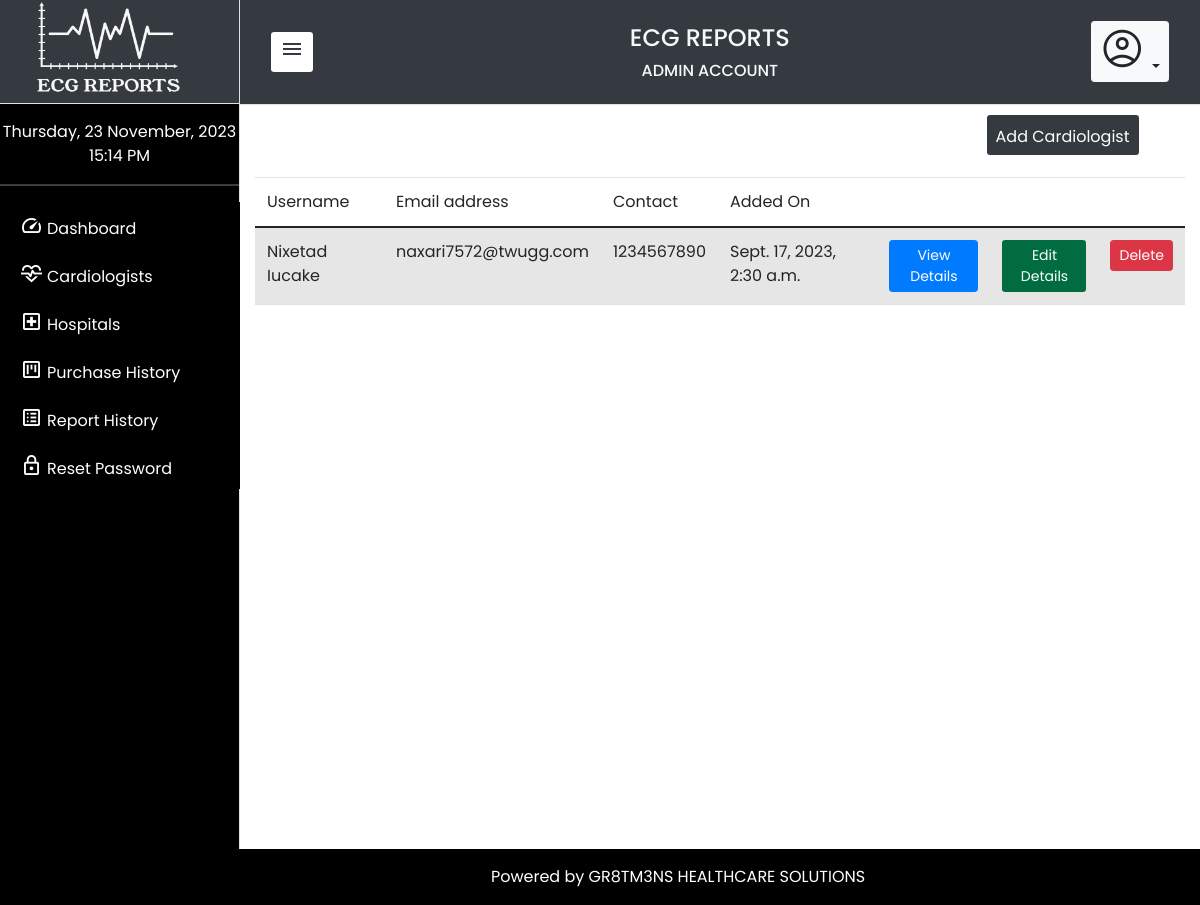
Screenshot of /superuser/view-cardiologists/ (signed in) with the database file from the repository.
### superuser/models.py (models this page shows, shortened)
class Cardiologist(models.Model):
    user = models.ForeignKey(User, on_delete=models.CASCADE)
    profile = models.ImageField(upload_to = 'profile-uploads/', default = 'superuser/static/superuser/media/profile.png', blank=True)
    contact = models.CharField(max_length=255, default='1234567890', null=True)
    gender = models.IntegerField(null=True)
    country = models.CharField(max_length=255, default='Ghana', null=True)
    town = models.CharField(max_length=255, null=True)
    address = models.CharField(max_length=255, null=True)
    signature = models.ImageField(upload_to = 'signature-uploads/', default = '', blank=True)
    created_on = models.DateTimeField(auto_now_add=True)

class User(AbstractUser):
    is_admin = models.BooleanField(default=False)
    is_cardio = models.BooleanField(default=False)
    is_hospital = models.BooleanField(default=False)

### superuser/views.py (the view)
# urls.py: path('view-cardiologists/', views.viewCardios, name="viewCardios"),
@login_required(login_url='login:login')
def viewCardios(request, **kwargs):
    template_name = 'superuser/view-cardios.html'
    user=request.user
    page = 'View Cardiologists'
    cardios = Cardiologist.objects.all()
    return render(request, template_name, {
        'page': page,
        'cardios': cardios
    })

### superuser/context_processors.py (called while the page is built)
def counter(request):
    now = datetime.now()
    year = now.year
    date = now.strftime("%A, %d %B, %Y")
    time = now.strftime("%H:%M %p")
    return { 'date': date, 'time': time, 'year':year }

### superuser/templates/superuser/view-cardios.html (shortened to what this page needs)
{% extends 'superuser/base.html' %}
{% block content %}
<a href="{% url 'superuser:createCardio' %}"><button class="btn btn-sm fee-type" style="background-color: #343A40; color:#fff;"><p>Add Cardiologist</p></button></a>
<br>
<br>
<br>
<div class="table-responsive-md">
<table class="table table-striped" id="cardiox">
    <thead>
        <tr>
            <th>Username</th>
            <th>Email address</th>
            <th>Contact</th>
            <th>Added On</th>
            <th></th>
            <th></th>
            <th></th>
        </tr>
    </thead>
    <tbody>
        {% for cardio in cardios %}
        <tr id="{{ cardio.id }}">
            <td>{{ cardio.user.username }}</td>
            <td>{{ cardio.user.email }}</td>
            <td>{{ cardio.contact }}</td>
            <td>{{ cardio.created_on }}</td>
            <td><a href="{% url 'superuser:viewCardioDetails' pk=cardio.id %}"><button type="button" class="btn btn-primary btn-sm">View Details</button></a></td>
            <td><a href="{% url 'superuser:editCardioDetails' id=cardio.id %}"><button type="button" class="btn btn-sm" style="background-color: #006c40; color: #fff">Edit Details</button></a></td>
            <td><a href="{% url 'superuser:deleteCardio' id=cardio.id %}" class="cardio-delete" id="{{ cardio.id }}"><button class="btn btn-danger btn-sm">Delete</button></a></td>
        </tr>
        {% endfor %}
    </tbody>
</table>
</div>
{% endblock %}

### superuser/static/superuser/css/style.css (style rules this page uses)
:root { --baseColor: #343A40; }
*, body { font-family: 'Poppins', sans-serif; font-weight: 400; -webkit-font-smoothing: antialiased; text-rendering: optimizeLegibility; -moz-osx-font-smoothing: grayscale; }

### superuser/static/superuser/css/styles.css (style rules this page uses)
:root { --baseColor: #343A40; }
a .fee-type { margin: 10px 0; float: right; display: flex; flex-direction: row; padding-bottom: -10px; margin-right: 5%; }
a .fee-type p { font-size: 16px; margin-bottom: -3%; padding: 5px 0; }

### rows the page displays
Cardiologist: user.username "Nixetad Iucake", user.email "naxari7572@twugg.com", contact "1234567890", created_on "Sept. 17, 2023, 2:30 a.m."
